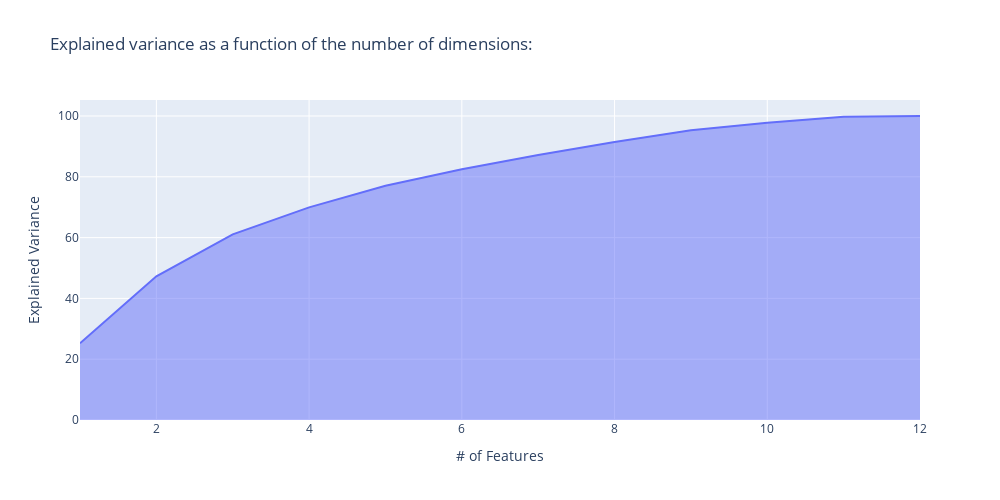

The notebook cell this image was saved under:
### Markdown cell above
We would like to use PCA for dimensionality reduction:

### Code cell
# I want to understand how reduction of features will harm the understanding of the data:

pca = PCA() # all 784 features
pca.fit(X_train)

exp_var_cumul = np.cumsum(pca.explained_variance_ratio_)

px.area(
    title = "Explained variance as a function of the number of dimensions:",
    x=range(1, exp_var_cumul.shape[0] + 1),
    y=exp_var_cumul * 100,
    labels={"x": "# of Features", "y": "Explained Variance"},
    width = 1000 ,
    height = 500
)

### Figure 1 — Plotly figure (JSON) as saved in the notebook; plotly's stock layout.template omitted (floating-point values rounded to 4 significant figures)
{"data": [{"hovertemplate": "# of Features=%{x}<br>Explained Variance=%{y}<extra></extra>", "legendgroup": "", "line": {"color": "#636efa"}, "mode": "lines", "name": "", "orientation": "v", "showlegend": false, "stackgroup": "1", "type": "scatter", "x": [1, 2, 3, 4, 5, 6, 7, 8, 9, 10, 11, 12], "xaxis": "x", "y": [25.26, 47.28, 61.04, 69.94, 77.06, 82.46, 87.18, 91.47, 95.29, 97.8, 99.72, 100.0], "yaxis": "y"}], "layout": {"height": 500, "legend": {"tracegroupgap": 0}, "title": {"text": "Explained variance as a function of the number of dimensions:"}, "width": 1000, "xaxis": {"anchor": "y", "domain": [0, 1], "title": {"text": "# of Features"}}, "yaxis": {"anchor": "x", "domain": [0, 1], "title": {"text": "Explained Variance"}}}}
